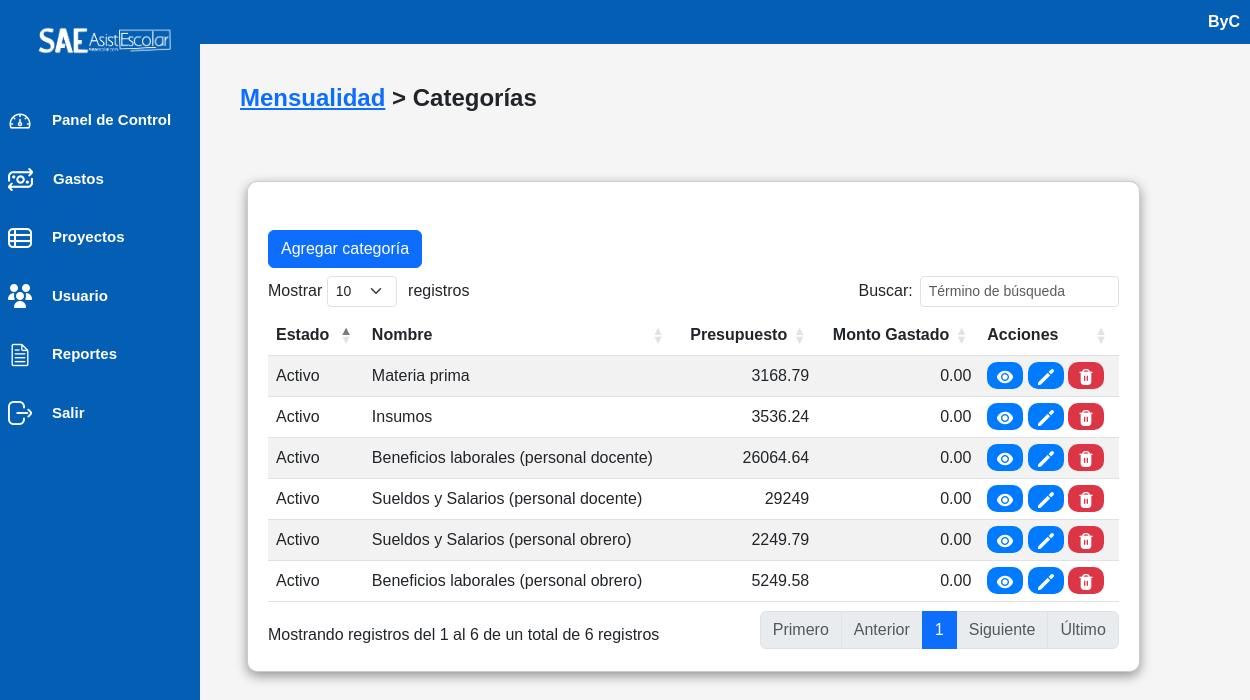
Screenshot of /controlador/categoria_controlador.php?idProyecto=1 (signed in) with the database file from the repository.
### tables this page shows
CREATE TABLE `proyecto` (
  `ID_Proyecto` int(11) NOT NULL,
  `Nombre` varchar(50) NOT NULL,
  `Descripcion` varchar(100) NOT NULL,
  `Estado` tinyint(1) NOT NULL DEFAULT 1
);

CREATE TABLE `categoria` (
  `ID_Categoria` int(11) NOT NULL,
  `Nombre` varchar(50) NOT NULL,
  `Estado` tinyint(1) NOT NULL DEFAULT 1
);

### controlador/categoria_controlador.php (called while the page is built, shortened)
<?php
    require_once("../modelo/categoria_modelo.php");
    require_once("vista_controlador.php");
    $objCategoria = new Categoria();
    if (isset($_GET['idProyecto'])) {
        $idProyecto = $_GET['idProyecto'];
        $objCategoria->setID_Proyecto($idProyecto);
        $proyecto = $objCategoria->buscarProyectoNombreId();
    }
    $data = $objCategoria->buscarCategoriaPorIDProyecto($idProyecto);
    $dataAux = $objCategoria->buscarPresupuestoPorIDProyecto();
    $dataPresupuesto = array();
    foreach ($dataAux as $c) {
        $dataPresupuesto[$c['id_categoria']][] = $c['monto_presupuesto'];
    }
    require_once("../vista/categoria_vista.php");

### modelo/conexionPDO.php (called while the page is built, shortened)
<?php
    class Conexion {
        private $conexion;
        function __construct(){
            $servidor="localhost";
            $usuarioBD="root";
            $claveBD="";
            $bd="fiscor";
            try {
                $this->conexion=new PDO("mysql:host=$servidor;dbname=$bd",$usuarioBD,$claveBD);
                $this->conexion->setAttribute(PDO::ATTR_ERRMODE,PDO::ERRMODE_EXCEPTION);
            }
            catch(PDOException $fallo){
                die ("La conexion ha fallado.".$fallo->getMessage());
            }
        }
        public function conectar(){
            return $this->conexion;
        }
    }
?>

### modelo/categoria_modelo.php (called while the page is built, shortened)
<?php
    require_once("../modelo/conexionPDO.php");
    class Categoria extends Conexion {
        private $ID_Proyecto;
        private $conexion;
        public function __construct() {
            $this->conexion = new Conexion();
            $this->conexion = $this->conexion->conectar();
        }
        public function setID_Proyecto($ID_Proyecto) {
            $this->ID_Proyecto = $ID_Proyecto;
        }
        public function buscarProyectoNombreId(){
            $res = array();
            $registro="SELECT Nombre
                       from proyecto
                       where ID_Proyecto ='".$this->ID_Proyecto."' LIMIT 1";
            $preparado = $this->conexion->prepare($registro);
            $preparado->execute();
            $datos = $preparado->fetch(PDO::FETCH_ASSOC);
            if( $datos) {
                $res['Nombre'] = $datos['Nombre'];
            }
            return $res;
        }
        public function buscarCategoriaPorIDProyecto($ID_Proyecto) {
            try {
                $sql = "SELECT DISTINCT c.*
                        FROM categoria c
                        INNER JOIN item i ON c.ID_Categoria = i.id_categoria
                        INNER JOIN presupuesto p ON i.id_item = p.id_item
                        WHERE p.id_proyecto = :ID_Proyecto";
                $stmt = $this->conexion->prepare($sql);
                $stmt->bindParam(':ID_Proyecto', $ID_Proyecto, PDO::PARAM_INT);
                $stmt->execute();
                $categorias = $stmt->fetchAll(PDO::FETCH_ASSOC);
                return $categorias ? $categorias : array();
            } catch (PDOException $e) {
                error_log("Error al buscar categorías por ID de proyecto: " . $e->getMessage(), 0);
                return array();
            }
        }
        public function buscarPresupuestoPorIDProyecto() {
            try {
                $sql = "SELECT item.id_item, item.id_categoria, presupuesto.id_proyecto, presupuesto.monto_presupuesto
                        FROM item, presupuesto
                        WHERE presupuesto.id_proyecto = :ID_Proyecto && item.id_item = presupuesto.id_item";
                $stmt = $this->conexion->prepare($sql);
                $stmt->bindParam(':ID_Proyecto', $this->ID_Proyecto);
                $stmt->execute();
                return $stmt->fetchAll(PDO::FETCH_ASSOC);
            } catch (PDOException $e) {
                error_log("Error al buscar todos los Proyectos: " . $e->getMessage(), 0);
                return array();
            }
        }
    }
?>

### vista/categoria_vista.php (the view, shortened to what this page needs)
<?php
$idRol = isset($_SESSION['ID_Rol']) ? $_SESSION['ID_Rol'] : 0;
$nombreUsuario = $_SESSION['usuario'];
$idProyecto = isset($_GET['idProyecto']) ? $_GET['idProyecto'] : 0;
?>
<!DOCTYPE html>
<html lang="es">
<head>
    <link rel="stylesheet" href="../vista/css/bootstrap.min.css">
    <link rel="stylesheet" href="../vista/css/dataTables.bootstrap5.css">
    <link rel="stylesheet" type="text/css" href="../vista/css/estilosinicio.css">
</head>
<body>
    <?php imprimirTopBar($nombreUsuario); ?>
    <div class="contenedor" >
        <div class="barra-lateral" id="barra-lateral">
            <?php imprimirBarraLateral($idRol); ?>
        </div>
        <div class="contenido">
            <h1> <a href="proyecto_controlador.php"><?php echo $proyecto['Nombre'] ?></a> > Categorías</h1>
        </div>
    </div>
    <div class="container">
        <div class="contenedor-categoria px-6 pt-5">
            <div id="tabla_div">
                <a href="#" class="modal_abrir btn btn-primary" onClick="agregarCategoria();">Agregar categoría</a>
                <div class="table-container">
                    <table id="tabla" class="table table-striped" style="width:100%">
                        <thead>
                            <tr>
                                <th>Estado</th>
                                <th>Nombre</th>
                                <th>Presupuesto</th>
                                <th>Monto Gastado</th>
                                <th>Acciones</th>
                            </tr>
                        </thead>
                        <tbody>
                            <?php
                            if (isset($data) && is_array($data)) {
                                foreach ($data as $row) {
                                    if (is_array($row)) {
                                        $row['monto_presupuesto'] = 0.00;
                                    if (isset($dataPresupuesto[$row['ID_Categoria']])) $row['monto_presupuesto'] = array_sum($dataPresupuesto[$row['ID_Categoria']]);
                                        echo "<tr>";
                                        $estado = ($row['Estado'] == 1) ? 'Activo' : 'Inactivo';
                                        echo "<td>" . htmlspecialchars($estado, ENT_QUOTES, 'UTF-8') . "</td>";
                                        echo "<td>" . htmlspecialchars($row['Nombre'], ENT_QUOTES, 'UTF-8') . "</td>";
                                        echo "<td>" . $row['monto_presupuesto'] . "</td>";
                                        echo "<td>0.00</td>";
                                        echo "<td>
                                                <a href='../controlador/item_controlador.php?idCategoria=".$row['ID_Categoria']."&idProyecto=".$idProyecto."' class='btn-azul'><img src='../vista/img/ojo.png' alt='ojo'></a>
                                                <a onClick='buscarCategoria(this)' class='btn-azul' data-id='".$row['ID_Categoria']."' data-nombre='".$row['Nombre']."' data-estado='".$row['Estado']."'><img src='../vista/img/editar.png' alt='editar'></a>
                                                <a href='?eliminarId=".$row['ID_Categoria']."&idProyecto=".$idProyecto."' class='btn-rojo'><img src='../vista/img/eliminar.png' alt='eliminar'></a>
                                            </td>";
                                        echo "</tr>";
                                    } else {
                                        echo "<tr><td colspan='3'>Dato incorrecto en la fila.</td></tr>";
                                    }
                                }
                            } else {
                                echo "<tr><td colspan='3'>No hay datos disponibles.</td></tr>";
                            }
                            ?>
                        </tbody>
                    </table>
                </div>
            </div>
        </div>
    </div>
</body>
</html>

### controlador/vista_controlador.php (shortened to what this page needs)
<?php
    function imprimirTopBar($nombreUsuario) {
        ?>
        <div class="top-bar">
            <div class="user-info">
                <span><?php echo htmlspecialchars($nombreUsuario, ENT_QUOTES, 'UTF-8'); ?></span>
            </div>
        </div>
        <?php
    }
    function imprimirBarraLateral($rolUsuario) {
        ?>
        <div class="logo">
            <img src="../vista/img/logo_blanco.png" alt="Logo">
        </div>
        <ul class="menu">
            <li><img src="../vista/img/dashboard.png" alt="dashboard"><a href="../controlador/inicio_controlador.php"><i class="icon-dashboard"></i><b>Panel de Control</b></a></li>
            <li><img src="../vista/img/gastos.png" alt="usuargastosios"><a href="../controlador/gastos_controlador.php"><i class="icon-gastos"></i><b>Gastos</b></a></li>
            <li><img src="../vista/img/configuracion.png" alt="configuracion"><a href="../controlador/proyecto_controlador.php"><i class="icon-configuracion"></i><b>Proyectos</b></a></li>
            <li><img src="../vista/img/usuarios.png" alt="usuarios"><a href="../controlador/usuario_controlador.php"><i class="icon-usuarios"></i><b>Usuario</b></a></li>
            <?php if ($rolUsuario == 1): ?>
                <li><img src="../vista/img/reportes.png" alt="reportes"><a href="../controlador/reporte_controlador.php"><i class="icon-reportes"></i><b>Reportes</b></a></li>
            <?php endif; ?>
            <li><img src="../vista/img/salir.png" alt="Volver"><a href="../vista/inicio.php?Volver"><i class="icon-volver"></i><b>Salir</b></a></li>
        </ul>
        <?php
    }
?>

### vista/css/estilosinicio.css (style rules this page uses)
body { margin: 0; font-family: 'Poppins', sans-serif !important; background-color: #f5f5f5; }
.contenedor { display: flex; flex-direction: row; flex-wrap: wrap; margin-left: 200px; }
.contenido { padding: 40px; width: 90%; }
.px-6 { margin: 0 auto; max-width: 2000px; max-height: 1000px; }
.contenedor-categoria, .contenedor-canvas, .contenedor-usuario { background-color: white; border: 1px solid rgba(0.1, 0.1, 0.1, 0.2); padding: 20px; box-shadow: 0 4px 12px rgba(0, 0, 0, 0.4); border-radius: 10px; width: 80%; max-width: 1200px; margin: 20px auto; margin-left: 135px; }
.container { margin-left: 100px; }
.barra-lateral { width: 200px; height: 100%; background-color: #045fb4; position: fixed; top: 0; left: 0; overflow-x: hidden; padding-top: 20px; transition: width 0.3s; z-index: 1000; }
.logo { text-align: center; margin-bottom: 30px; }
.logo img { width: 150px; height: auto; }
.menu { list-style-type: none; padding: 0; }
.menu li { padding: 8px; display: flex; align-items: center; color: #fff; }
.menu li a { display: flex; color: #fff; text-decoration: none; padding: 10px; margin-left: 10px; align-items: center; font-size: 15px; }
h1 { font-size: 24px; font-weight: bold; }
.btn-azul { background-color: #007bff; color: white; border: none; padding: 5px 10px; cursor: pointer; border-radius: 10px; }
.btn-rojo { background-color: #dc3545; color: white; border: none; padding: 5px 10px; cursor: pointer; border-radius: 10px; }
.top-bar { background-color: #045fb4 ; color: white; padding: 10px; display: flex; justify-content: flex-end; align-items: center; }
.top-bar .user-info { display: flex; align-items: center; }
.top-bar .user-info span { font-weight: bold; }
.table-container { overflow-x: auto !important; }

### rows the page displays
proyecto: Nombre "Mensualidad"
categoria: Estado "Activo", Nombre "Materia prima", monto_presupuesto "3168.79"
categoria: Estado "Activo", Nombre "Insumos", monto_presupuesto "3536.24"
categoria: Estado "Activo", Nombre "Beneficios laborales (personal docente)", monto_presupuesto "26064.64"
categoria: Estado "Activo", Nombre "Sueldos y Salarios (personal docente)", monto_presupuesto "29249"
categoria: Estado "Activo", Nombre "Sueldos y Salarios (personal obrero)", monto_presupuesto "2249.79"
categoria: Estado "Activo", Nombre "Beneficios laborales (personal obrero)", monto_presupuesto "5249.58"

### other values shown
$nombreUsuario "ByC"
